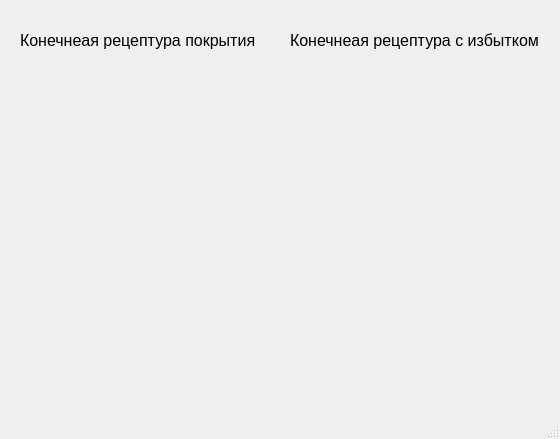
<?xml version="1.0" encoding="UTF-8"?>
<ui version="4.0">
 <class>MainWindow</class>
 <widget class="QMainWindow" name="MainWindow">
  <property name="geometry">
   <rect>
    <x>0</x>
    <y>0</y>
    <width>560</width>
    <height>439</height>
   </rect>
  </property>
  <property name="font">
   <font>
    <pointsize>12</pointsize>
   </font>
  </property>
  <property name="windowTitle">
   <string>Рецептура покрытия</string>
  </property>
  <widget class="QWidget" name="centralwidget">
   <widget class="QLabel" name="label">
    <property name="geometry">
     <rect>
      <x>20</x>
      <y>30</y>
      <width>331</width>
      <height>21</height>
     </rect>
    </property>
    <property name="text">
     <string>Конечнеая рецептура покрытия</string>
    </property>
   </widget>
   <widget class="QWidget" name="gridLayoutWidget">
    <property name="geometry">
     <rect>
      <x>20</x>
      <y>70</y>
      <width>241</width>
      <height>511</height>
     </rect>
    </property>
    <layout class="QGridLayout" name="gridLayout">
     <property name="sizeConstraint">
      <enum>QLayout::SetFixedSize</enum>
     </property>
     <property name="spacing">
      <number>10</number>
     </property>
    </layout>
   </widget>
   <widget class="QWidget" name="gridLayoutWidget_2">
    <property name="geometry">
     <rect>
      <x>290</x>
      <y>70</y>
      <width>241</width>
      <height>511</height>
     </rect>
    </property>
    <layout class="QGridLayout" name="gridLayout_2">
     <property name="sizeConstraint">
      <enum>QLayout::SetFixedSize</enum>
     </property>
     <property name="spacing">
      <number>10</number>
     </property>
    </layout>
   </widget>
   <widget class="QLabel" name="label_2">
    <property name="geometry">
     <rect>
      <x>290</x>
      <y>30</y>
      <width>331</width>
      <height>21</height>
     </rect>
    </property>
    <property name="text">
     <string>Конечнеая рецептура с избытком</string>
    </property>
   </widget>
  </widget>
  <widget class="QStatusBar" name="statusbar"/>
 </widget>
 <resources/>
 <connections/>
</ui>
